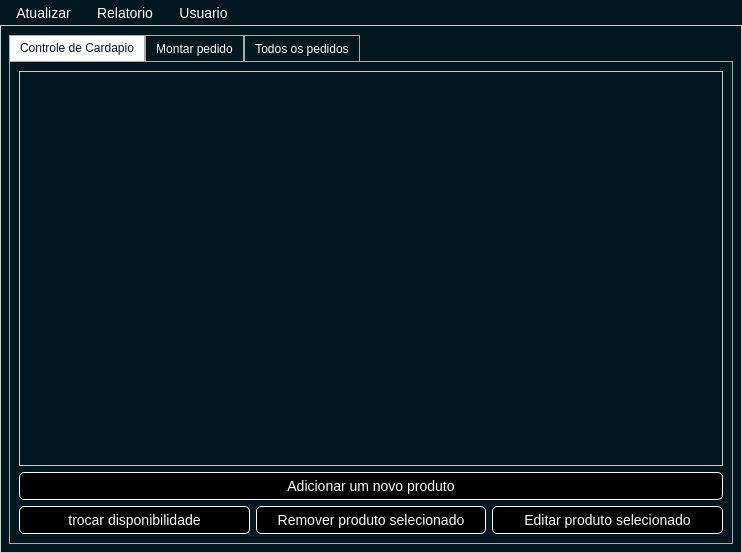
<?xml version="1.0" encoding="UTF-8"?>
<ui version="4.0">
 <class>MainWindow</class>
 <widget class="QMainWindow" name="MainWindow">
  <property name="geometry">
   <rect>
    <x>0</x>
    <y>0</y>
    <width>742</width>
    <height>553</height>
   </rect>
  </property>
  <property name="windowTitle">
   <string>Tela Principal</string>
  </property>
  <property name="styleSheet">
   <string notr="true">
QMainWindow {
    background-color: #021720;
    border: 1px solid #ccc;
    background-repeat: no-repeat;
    background-position: center;
    color: white;
    font-size: 14px;
}

QTabWidget::pane {
    border: 1px solid #aaa; 
    background-color: #021720;
    color: white;
}

QTabBar::tab {
    background: #021720;
    padding: 5px 10px;
    border: 1px solid #aaa;
    border-bottom: none;
    color: white;
}

QTabBar::tab:selected {
    background: #ffffff;
    border-bottom: 1px solid #fff;
    color: #021720;
}

QListView {
    background: #021720;
    border: 1px solid #ccc;
    color: white;
    padding: 5px;
    font-size: 14px;
}

QPushButton {
    background-color: #000000;
    color: white;
    border: 1px solid white;
    border-radius: 5px;
    padding: 5px 10px;
    font-size: 14px;
}

QPushButton:hover {
    background-color: white;
    color: #000000;
}

QPushButton:pressed {
    background-color: #333333;
    color: white;
}

QComboBox {
    background-color: #021720;
    border: 1px solid white;
    border-radius: 5px;
    padding: 5px;
    color: white;
    font-size: 14px;
}

QComboBox QAbstractItemView {
    background-color: #021720;
    color: white;
}

QComboBox:disabled {
    background-color: #021720;
    border: 1px solid #555555;
    color: #888888;
}

QComboBox::drop-down {
    border-left: 1px solid #aaa;
    width: 20px;
    background: #021720;
    color: white;
}

QMenuBar {
    background-color: #021720;
    border-bottom: 1px solid #ccc;
    color: white;
    font-size: 14px;
}

QMenuBar::item {
    padding: 5px 10px;
    background: transparent;
    color: white;
    font-size: 14px;
}

QMenuBar::item:selected {
    background: #333333;
    color: white;
}

QMenu {
    background: #021720;
    border: 1px solid #ccc;
    color: white;
    font-size: 14px;
}

QMenu::item {
    color: white;
}

QMenu::item:selected {
    background: #000000;
    color: white;
}

QListView::item {
    border-bottom: 1px solid #ddd;
    padding: 2px;
    padding-left: 12px;
    position: relative;
    color: white;
    font-size: 14px;
}

QListView::item {
    content: &quot;&quot;;
    position: absolute;
    left: 0;
    top: 0;
    bottom: 0;
    width: 16px;
}

QListView::item:selected {
    background-color: #000000;
    color: white;
}

QListView::item[separator=&quot;true&quot;] {
    background-color: #021720;
    font-weight: bold;
    border-bottom: 2px solid white;
    color: white;
    font-size: 14px;
}

QLabel {
    color: black;
    font-size: 14px;
}

QLineEdit {
    background-color: #021720;
    color: white;
    border: 1px solid white;
    font-size: 14px;
}

QTextEdit {
    background-color: #021720;
    color: white;
    border: 1px solid white;
    font-size: 14px;
}

QSpinBox, QDoubleSpinBox {
    background-color: #021720;
    color: white;
    border: 1px solid white;
    font-size: 14px;
}

QCheckBox, QRadioButton {
    color: white;
    font-size: 14px;
}

</string>
  </property>
  <widget class="QWidget" name="centralwidget">
   <layout class="QHBoxLayout" name="horizontalLayout_5">
    <item>
     <widget class="QTabWidget" name="tabWidget">
      <property name="currentIndex">
       <number>0</number>
      </property>
      <widget class="QWidget" name="tab_controle_cardapio">
       <attribute name="title">
        <string>Controle de Cardapio</string>
       </attribute>
       <layout class="QVBoxLayout" name="verticalLayout_2">
        <item>
         <widget class="QListView" name="lst_todos_produtos">
          <property name="sizePolicy">
           <sizepolicy hsizetype="Ignored" vsizetype="Expanding">
            <horstretch>0</horstretch>
            <verstretch>0</verstretch>
           </sizepolicy>
          </property>
          <property name="editTriggers">
           <set>QAbstractItemView::NoEditTriggers</set>
          </property>
          <property name="viewMode">
           <enum>QListView::ListMode</enum>
          </property>
         </widget>
        </item>
        <item>
         <widget class="QPushButton" name="pushButton_adicionar_produto">
          <property name="text">
           <string>Adicionar um novo produto</string>
          </property>
         </widget>
        </item>
        <item>
         <layout class="QHBoxLayout" name="horizontalLayout">
          <item>
           <widget class="QPushButton" name="pushButton_trocar_disponibilidade">
            <property name="text">
             <string>trocar disponibilidade</string>
            </property>
           </widget>
          </item>
          <item>
           <widget class="QPushButton" name="pushButton_remover_produto">
            <property name="text">
             <string>Remover produto selecionado</string>
            </property>
           </widget>
          </item>
          <item>
           <widget class="QPushButton" name="pushButton_editar_produto">
            <property name="text">
             <string>Editar produto selecionado</string>
            </property>
           </widget>
          </item>
         </layout>
        </item>
       </layout>
      </widget>
      <widget class="QWidget" name="tab">
       <attribute name="title">
        <string>Montar pedido</string>
       </attribute>
       <layout class="QVBoxLayout" name="verticalLayout_5">
        <item>
         <widget class="QFrame" name="frame_3">
          <property name="minimumSize">
           <size>
            <width>100</width>
            <height>0</height>
           </size>
          </property>
          <property name="frameShape">
           <enum>QFrame::StyledPanel</enum>
          </property>
          <property name="frameShadow">
           <enum>QFrame::Raised</enum>
          </property>
          <layout class="QHBoxLayout" name="horizontalLayout_4">
           <item>
            <widget class="QFrame" name="frame_2">
             <property name="minimumSize">
              <size>
               <width>100</width>
               <height>0</height>
              </size>
             </property>
             <property name="frameShape">
              <enum>QFrame::StyledPanel</enum>
             </property>
             <property name="frameShadow">
              <enum>QFrame::Raised</enum>
             </property>
             <layout class="QVBoxLayout" name="verticalLayout_4">
              <item>
               <widget class="QLabel" name="label">
                <property name="text">
                 <string>Cardapio</string>
                </property>
               </widget>
              </item>
              <item>
               <widget class="QListView" name="listView_cardapio"/>
              </item>
              <item>
               <widget class="QPushButton" name="pushButton_adicionar_ao_pedido">
                <property name="text">
                 <string>Adicionar ao pedido</string>
                </property>
               </widget>
              </item>
              <item>
               <widget class="QLineEdit" name="lineEdit_quantidade_inserir">
                <property name="inputMethodHints">
                 <set>Qt::ImhDigitsOnly</set>
                </property>
                <property name="text">
                 <string/>
                </property>
                <property name="placeholderText">
                 <string>Quantidade a adicionar</string>
                </property>
                <property name="clearButtonEnabled">
                 <bool>false</bool>
                </property>
               </widget>
              </item>
             </layout>
            </widget>
           </item>
           <item>
            <widget class="QFrame" name="frame">
             <property name="minimumSize">
              <size>
               <width>100</width>
               <height>0</height>
              </size>
             </property>
             <property name="frameShape">
              <enum>QFrame::StyledPanel</enum>
             </property>
             <property name="frameShadow">
              <enum>QFrame::Raised</enum>
             </property>
             <layout class="QVBoxLayout" name="verticalLayout_3">
              <item>
               <widget class="QLabel" name="label_2">
                <property name="text">
                 <string>Pedido do cliente</string>
                </property>
               </widget>
              </item>
              <item>
               <widget class="QListView" name="listView_pedido_desenvolvimento"/>
              </item>
              <item>
               <widget class="QPushButton" name="pushButton_remover_pedido_temporario">
                <property name="text">
                 <string>Remover do pedido</string>
                </property>
               </widget>
              </item>
              <item>
               <widget class="QLineEdit" name="lineEdit_quantidade_a_remover">
                <property name="text">
                 <string/>
                </property>
                <property name="placeholderText">
                 <string>Quantidade a remover</string>
                </property>
               </widget>
              </item>
             </layout>
            </widget>
           </item>
          </layout>
         </widget>
        </item>
        <item>
         <widget class="QPushButton" name="pushButton_efetivar_pedido">
          <property name="text">
           <string>Efetivar pedido</string>
          </property>
         </widget>
        </item>
       </layout>
      </widget>
      <widget class="QWidget" name="tab_pedido_andamento">
       <attribute name="title">
        <string>Todos os pedidos</string>
       </attribute>
       <layout class="QVBoxLayout" name="verticalLayout">
        <item>
         <widget class="QListView" name="lst_todos_pedidos"/>
        </item>
        <item>
         <widget class="QPushButton" name="pushButton_exibir_pedido">
          <property name="text">
           <string>Exibir Pedido</string>
          </property>
         </widget>
        </item>
        <item>
         <widget class="QComboBox" name="comboBox_status_do_pedido">
          <item>
           <property name="text">
            <string>Pedido em andamento</string>
           </property>
          </item>
          <item>
           <property name="text">
            <string>Entregar</string>
           </property>
          </item>
          <item>
           <property name="text">
            <string>Pedido cancelado</string>
           </property>
          </item>
          <item>
           <property name="text">
            <string>Pedido finalizado</string>
           </property>
          </item>
         </widget>
        </item>
        <item>
         <layout class="QHBoxLayout" name="horizontalLayout_3"/>
        </item>
       </layout>
      </widget>
     </widget>
    </item>
   </layout>
  </widget>
  <widget class="QMenuBar" name="menuBar">
   <property name="geometry">
    <rect>
     <x>0</x>
     <y>0</y>
     <width>742</width>
     <height>28</height>
    </rect>
   </property>
   <widget class="QMenu" name="menuAtualizar">
    <property name="title">
     <string>Atualizar</string>
    </property>
    <addaction name="actionAtualizar_dados_do_Cardapio"/>
    <addaction name="actionAtualizar_dados_dos_pedidos"/>
   </widget>
   <widget class="QMenu" name="menuRelatorio">
    <property name="title">
     <string>Relatorio</string>
    </property>
    <addaction name="actionEnviar_Relatorio_Email"/>
    <addaction name="actionEnviar_banco_de_dados_Email"/>
   </widget>
   <widget class="QMenu" name="menuUsuario">
    <property name="title">
     <string>Usuario</string>
    </property>
    <addaction name="actionTrocar_senha"/>
   </widget>
   <addaction name="menuAtualizar"/>
   <addaction name="menuRelatorio"/>
   <addaction name="menuUsuario"/>
  </widget>
  <action name="actionAtualizar_dados_do_Cardapio">
   <property name="text">
    <string>Atualizar dados do Cardapio</string>
   </property>
  </action>
  <action name="actionAtualizar_dados_dos_pedidos">
   <property name="text">
    <string>Atualizar dados dos pedidos</string>
   </property>
  </action>
  <action name="actionEnviar_Relatorio_Email">
   <property name="text">
    <string>Enviar Relatorio Email</string>
   </property>
  </action>
  <action name="actionEnviar_banco_de_dados_Email">
   <property name="text">
    <string>Enviar banco de dados Email</string>
   </property>
  </action>
  <action name="actionTrocar_senha">
   <property name="text">
    <string>Trocar Senha</string>
   </property>
  </action>
 </widget>
 <resources/>
 <connections/>
</ui>
